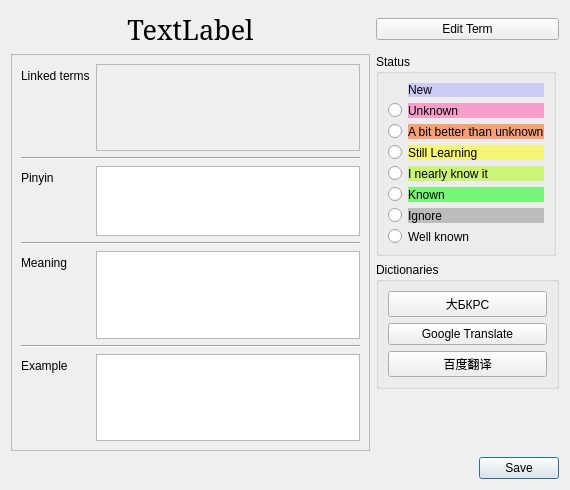
<?xml version="1.0" encoding="UTF-8"?>
<ui version="4.0">
 <class>EditTermDialog</class>
 <widget class="QDialog" name="EditTermDialog">
  <property name="geometry">
   <rect>
    <x>0</x>
    <y>0</y>
    <width>570</width>
    <height>490</height>
   </rect>
  </property>
  <property name="minimumSize">
   <size>
    <width>500</width>
    <height>410</height>
   </size>
  </property>
  <property name="windowTitle">
   <string>Edit Term</string>
  </property>
  <layout class="QGridLayout" name="gridLayout">
   <item row="0" column="0" colspan="2">
    <widget class="QLabel" name="wordLabel">
     <property name="font">
      <font>
       <family>SimSun</family>
       <pointsize>20</pointsize>
      </font>
     </property>
     <property name="text">
      <string>TextLabel</string>
     </property>
     <property name="alignment">
      <set>Qt::AlignmentFlag::AlignCenter</set>
     </property>
    </widget>
   </item>
   <item row="8" column="1" colspan="2">
    <widget class="QDialogButtonBox" name="buttonBox">
     <property name="orientation">
      <enum>Qt::Orientation::Horizontal</enum>
     </property>
     <property name="standardButtons">
      <set>QDialogButtonBox::StandardButton::Save</set>
     </property>
    </widget>
   </item>
   <item row="7" column="2">
    <spacer name="verticalSpacer">
     <property name="orientation">
      <enum>Qt::Orientation::Vertical</enum>
     </property>
     <property name="sizeHint" stdset="0">
      <size>
       <width>20</width>
       <height>40</height>
      </size>
     </property>
    </spacer>
   </item>
   <item row="1" column="0" rowspan="7" colspan="2">
    <widget class="QScrollArea" name="scrollArea">
     <property name="widgetResizable">
      <bool>true</bool>
     </property>
     <widget class="QWidget" name="scrollAreaWidgetContents">
      <property name="geometry">
       <rect>
        <x>0</x>
        <y>0</y>
        <width>359</width>
        <height>407</height>
       </rect>
      </property>
      <layout class="QVBoxLayout" name="verticalLayout_2">
       <item>
        <layout class="QFormLayout" name="formLayout_3">
         <item row="0" column="0">
          <widget class="QLabel" name="label_13">
           <property name="text">
            <string>Linked terms</string>
           </property>
          </widget>
         </item>
         <item row="0" column="1">
          <widget class="QPlainTextEdit" name="linkedTermsTextEdit">
           <property name="enabled">
            <bool>false</bool>
           </property>
          </widget>
         </item>
         <item row="2" column="0">
          <widget class="QLabel" name="label_9">
           <property name="text">
            <string>Pinyin</string>
           </property>
          </widget>
         </item>
         <item row="2" column="1">
          <widget class="QPlainTextEdit" name="pinyinTextEdit">
           <property name="horizontalScrollBarPolicy">
            <enum>Qt::ScrollBarPolicy::ScrollBarAlwaysOff</enum>
           </property>
           <property name="sizeAdjustPolicy">
            <enum>QAbstractScrollArea::SizeAdjustPolicy::AdjustToContents</enum>
           </property>
           <property name="plainText">
            <string/>
           </property>
           <property name="overwriteMode">
            <bool>false</bool>
           </property>
          </widget>
         </item>
         <item row="4" column="0">
          <widget class="QLabel" name="label_10">
           <property name="text">
            <string>Meaning</string>
           </property>
          </widget>
         </item>
         <item row="4" column="1">
          <widget class="QPlainTextEdit" name="meaningTextEdit">
           <property name="focusPolicy">
            <enum>Qt::FocusPolicy::ClickFocus</enum>
           </property>
          </widget>
         </item>
         <item row="6" column="0">
          <widget class="QLabel" name="label_11">
           <property name="text">
            <string>Example</string>
           </property>
          </widget>
         </item>
         <item row="6" column="1">
          <widget class="QPlainTextEdit" name="exampleTextEdit">
           <property name="focusPolicy">
            <enum>Qt::FocusPolicy::ClickFocus</enum>
           </property>
          </widget>
         </item>
         <item row="1" column="0" colspan="2">
          <widget class="Line" name="line">
           <property name="minimumSize">
            <size>
             <width>5</width>
             <height>0</height>
            </size>
           </property>
           <property name="orientation">
            <enum>Qt::Orientation::Horizontal</enum>
           </property>
          </widget>
         </item>
         <item row="3" column="0" colspan="2">
          <widget class="Line" name="line_2">
           <property name="orientation">
            <enum>Qt::Orientation::Horizontal</enum>
           </property>
          </widget>
         </item>
         <item row="5" column="0" colspan="2">
          <widget class="Line" name="line_3">
           <property name="orientation">
            <enum>Qt::Orientation::Horizontal</enum>
           </property>
          </widget>
         </item>
        </layout>
       </item>
      </layout>
     </widget>
    </widget>
   </item>
   <item row="1" column="2" rowspan="6">
    <layout class="QVBoxLayout" name="verticalLayout">
     <property name="spacing">
      <number>6</number>
     </property>
     <property name="sizeConstraint">
      <enum>QLayout::SizeConstraint::SetFixedSize</enum>
     </property>
     <item>
      <widget class="QGroupBox" name="groupBox">
       <property name="sizePolicy">
        <sizepolicy hsizetype="Fixed" vsizetype="Minimum">
         <horstretch>0</horstretch>
         <verstretch>0</verstretch>
        </sizepolicy>
       </property>
       <property name="title">
        <string>Status</string>
       </property>
       <layout class="QFormLayout" name="formLayout">
        <item row="0" column="1">
         <widget class="QLabel" name="label">
          <property name="styleSheet">
           <string notr="true">background-color: rgba(170,170,255, 0.5);</string>
          </property>
          <property name="text">
           <string>New</string>
          </property>
         </widget>
        </item>
        <item row="1" column="0">
         <widget class="QRadioButton" name="radioBtnUnknown">
          <property name="text">
           <string/>
          </property>
         </widget>
        </item>
        <item row="1" column="1">
         <widget class="QLabel" name="label_2">
          <property name="styleSheet">
           <string notr="true">background-color: rgba(255,83,169, 0.5);</string>
          </property>
          <property name="text">
           <string>Unknown</string>
          </property>
         </widget>
        </item>
        <item row="2" column="0">
         <widget class="QRadioButton" name="radioBtnBetter">
          <property name="text">
           <string/>
          </property>
         </widget>
        </item>
        <item row="2" column="1">
         <widget class="QLabel" name="label_3">
          <property name="styleSheet">
           <string notr="true">background-color: rgba(255,85,0, 0.5);</string>
          </property>
          <property name="text">
           <string>A bit better than unknown</string>
          </property>
         </widget>
        </item>
        <item row="3" column="0">
         <widget class="QRadioButton" name="radioBtnLearning">
          <property name="text">
           <string/>
          </property>
         </widget>
        </item>
        <item row="3" column="1">
         <widget class="QLabel" name="label_4">
          <property name="styleSheet">
           <string notr="true">background-color: rgba(255,255,0, 0.5);</string>
          </property>
          <property name="text">
           <string>Still Learning</string>
          </property>
         </widget>
        </item>
        <item row="4" column="0">
         <widget class="QRadioButton" name="radioBtnNearlyKnown">
          <property name="text">
           <string/>
          </property>
         </widget>
        </item>
        <item row="4" column="1">
         <widget class="QLabel" name="label_5">
          <property name="styleSheet">
           <string notr="true">background-color: rgba(170,255,0, 0.5);</string>
          </property>
          <property name="text">
           <string>I nearly know it</string>
          </property>
         </widget>
        </item>
        <item row="5" column="0">
         <widget class="QRadioButton" name="radioBtnKnown">
          <property name="text">
           <string/>
          </property>
         </widget>
        </item>
        <item row="5" column="1">
         <widget class="QLabel" name="label_6">
          <property name="styleSheet">
           <string notr="true">background-color: rgba(0,255,0, 0.5);</string>
          </property>
          <property name="text">
           <string>Known</string>
          </property>
         </widget>
        </item>
        <item row="6" column="0">
         <widget class="QRadioButton" name="radioBtnIgnore">
          <property name="text">
           <string/>
          </property>
         </widget>
        </item>
        <item row="6" column="1">
         <widget class="QLabel" name="label_7">
          <property name="styleSheet">
           <string notr="true">background-color: rgba(140,140,140, 0.5);</string>
          </property>
          <property name="text">
           <string>Ignore</string>
          </property>
         </widget>
        </item>
        <item row="7" column="0">
         <widget class="QRadioButton" name="radioBtnWellKnown">
          <property name="text">
           <string/>
          </property>
         </widget>
        </item>
        <item row="7" column="1">
         <widget class="QLabel" name="label_8">
          <property name="styleSheet">
           <string notr="true">background-color: rgba(131, 255, 207, 0);
</string>
          </property>
          <property name="text">
           <string>Well known</string>
          </property>
         </widget>
        </item>
       </layout>
      </widget>
     </item>
     <item>
      <widget class="QGroupBox" name="groupBox_2">
       <property name="sizePolicy">
        <sizepolicy hsizetype="Fixed" vsizetype="Minimum">
         <horstretch>0</horstretch>
         <verstretch>0</verstretch>
        </sizepolicy>
       </property>
       <property name="minimumSize">
        <size>
         <width>183</width>
         <height>0</height>
        </size>
       </property>
       <property name="title">
        <string>Dictionaries</string>
       </property>
       <layout class="QVBoxLayout" name="verticalLayout_3">
        <item>
         <widget class="QPushButton" name="dict1Btn">
          <property name="sizePolicy">
           <sizepolicy hsizetype="MinimumExpanding" vsizetype="Fixed">
            <horstretch>0</horstretch>
            <verstretch>0</verstretch>
           </sizepolicy>
          </property>
          <property name="text">
           <string>大БКРС</string>
          </property>
         </widget>
        </item>
        <item>
         <widget class="QPushButton" name="dict2Btn">
          <property name="sizePolicy">
           <sizepolicy hsizetype="MinimumExpanding" vsizetype="Fixed">
            <horstretch>0</horstretch>
            <verstretch>0</verstretch>
           </sizepolicy>
          </property>
          <property name="text">
           <string>Google Translate</string>
          </property>
         </widget>
        </item>
        <item>
         <widget class="QPushButton" name="dict3Btn">
          <property name="sizePolicy">
           <sizepolicy hsizetype="MinimumExpanding" vsizetype="Fixed">
            <horstretch>0</horstretch>
            <verstretch>0</verstretch>
           </sizepolicy>
          </property>
          <property name="text">
           <string>百度翻译</string>
          </property>
         </widget>
        </item>
       </layout>
      </widget>
     </item>
    </layout>
   </item>
   <item row="0" column="2">
    <widget class="QPushButton" name="pushButton">
     <property name="text">
      <string>Edit Term</string>
     </property>
    </widget>
   </item>
  </layout>
 </widget>
 <resources/>
 <connections>
  <connection>
   <sender>buttonBox</sender>
   <signal>accepted()</signal>
   <receiver>EditTermDialog</receiver>
   <slot>accept()</slot>
   <hints>
    <hint type="sourcelabel">
     <x>248</x>
     <y>254</y>
    </hint>
    <hint type="destinationlabel">
     <x>157</x>
     <y>274</y>
    </hint>
   </hints>
  </connection>
  <connection>
   <sender>buttonBox</sender>
   <signal>rejected()</signal>
   <receiver>EditTermDialog</receiver>
   <slot>reject()</slot>
   <hints>
    <hint type="sourcelabel">
     <x>316</x>
     <y>260</y>
    </hint>
    <hint type="destinationlabel">
     <x>286</x>
     <y>274</y>
    </hint>
   </hints>
  </connection>
 </connections>
</ui>
